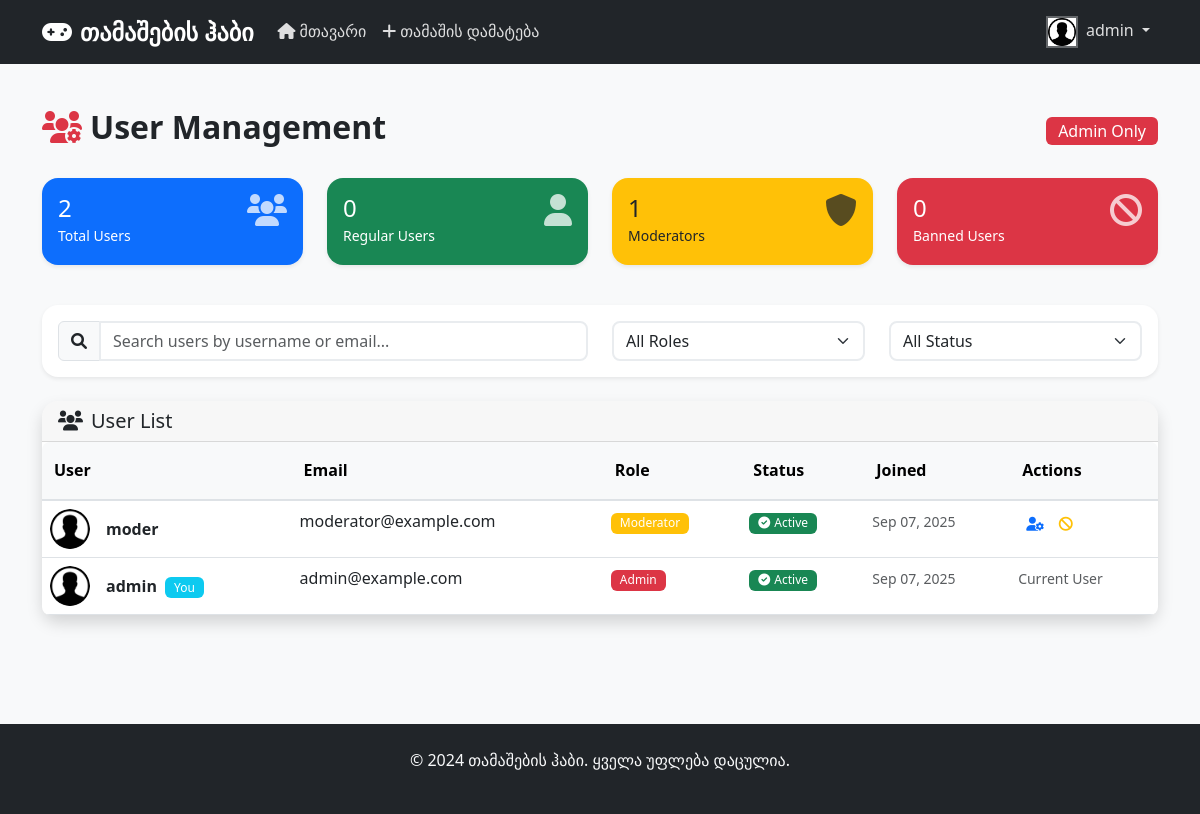
The app's page /manage_users (signed in) with its own data.
### models.py (models this page shows, shortened)
class User(UserMixin, db.Model):
    id = db.Column(db.Integer, primary_key=True)
    username = db.Column(db.String(80), unique=True, nullable=False)
    email = db.Column(db.String(120), unique=True, nullable=False)
    password_hash = db.Column(db.String(256), nullable=False)
    role = db.Column(db.String(20), default='user')  # user, moderator, admin
    profile_image = db.Column(db.String(120), default='default.jpg')
    created_at = db.Column(db.DateTime, default=datetime.utcnow)
    last_name_change = db.Column(db.DateTime)
    is_banned = db.Column(db.Boolean, default=False)
    ban_expires_at = db.Column(db.DateTime)
    comments = db.relationship('Comment', backref='user', lazy=True, cascade='all, delete-orphan')
    reactions = db.relationship('GameReaction', backref='user', lazy=True, cascade='all, delete-orphan')
    bans_issued = db.relationship('UserBan', foreign_keys='UserBan.banned_by_id', backref='banned_by', lazy=True)
    user_bans = db.relationship('UserBan', foreign_keys='UserBan.user_id', backref='banned_user', lazy=True)

### routes.py (the view)
@app.route('/manage_users')
@admin_required
def manage_users():
    page = request.args.get('page', 1, type=int)
    users = User.query.order_by(User.created_at.desc()).paginate(
        page=page, per_page=20, error_out=False)
    return render_template('manage_users.html', users=users)

### app.py (called while the page is built)
@login_manager.user_loader
def load_user(user_id):
    return User.query.get(int(user_id))

### routes.py (called while the page is built)
@app.context_processor
def utility_processor():
    return dict(format_datetime=format_datetime, can_manage_games=can_manage_games)

### utils.py (called while the page is built)
def admin_required(f):
    @wraps(f)
    def decorated_function(*args, **kwargs):
        if not current_user.is_authenticated or current_user.role != 'admin':
            abort(403)
        return f(*args, **kwargs)
    return decorated_function

### templates/manage_users.html (shortened to what this page needs)
{% extends "base.html" %}
{% block content %}
<div class="d-flex justify-content-between align-items-center mb-4">
    <h2 class="fw-bold">
        <i class="fas fa-users-cog me-2 text-danger"></i>User Management
    </h2>
    <div>
        <span class="badge bg-danger fs-6">Admin Only</span>
    </div>
</div>
<div class="row mb-4">
    <div class="col-lg-3 col-md-6 mb-3">
        <div class="card bg-primary text-white">
            <div class="card-body">
                <div class="d-flex justify-content-between">
                    <div>
                        <h4 class="mb-0">{{ users.total }}</h4>
                        <small>Total Users</small>
                    </div>
                    <i class="fas fa-users fa-2x opacity-75"></i>
                </div>
            </div>
        </div>
    </div>
    <div class="col-lg-3 col-md-6 mb-3">
        <div class="card bg-success text-white">
            <div class="card-body">
                <div class="d-flex justify-content-between">
                    <div>
                        <h4 class="mb-0">{{ users.items | selectattr('role', 'equalto', 'user') | list | length }}</h4>
                        <small>Regular Users</small>
                    </div>
                    <i class="fas fa-user fa-2x opacity-75"></i>
                </div>
            </div>
        </div>
    </div>
    <div class="col-lg-3 col-md-6 mb-3">
        <div class="card bg-warning text-dark">
            <div class="card-body">
                <div class="d-flex justify-content-between">
                    <div>
                        <h4 class="mb-0">{{ users.items | selectattr('role', 'equalto', 'moderator') | list | length }}</h4>
                        <small>Moderators</small>
                    </div>
                    <i class="fas fa-shield-alt fa-2x opacity-75"></i>
                </div>
            </div>
        </div>
    </div>
    <div class="col-lg-3 col-md-6 mb-3">
        <div class="card bg-danger text-white">
            <div class="card-body">
                <div class="d-flex justify-content-between">
                    <div>
                        <h4 class="mb-0">{{ users.items | selectattr('is_banned', 'equalto', true) | list | length }}</h4>
                        <small>Banned Users</small>
                    </div>
                    <i class="fas fa-ban fa-2x opacity-75"></i>
                </div>
            </div>
        </div>
    </div>
</div>
<div class="card mb-4">
    <div class="card-body">
        <div class="row align-items-center">
            <div class="col-md-6">
                <div class="input-group">
                    <span class="input-group-text">
                        <i class="fas fa-search"></i>
                    </span>
                    <input type="text" class="form-control" id="userSearch" placeholder="Search users by username or email...">
                </div>
            </div>
            <div class="col-md-3">
                <select class="form-select" id="roleFilter">
                    <option value="">All Roles</option>
                </select>
            </div>
            <div class="col-md-3">
                <select class="form-select" id="statusFilter">
                    <option value="">All Status</option>
                </select>
            </div>
        </div>
    </div>
</div>
<div class="card shadow">
    <div class="card-header">
        <h5 class="mb-0">
            <i class="fas fa-users me-2"></i>User List
        </h5>
    </div>
    <div class="card-body p-0">
        {% if users.items %}
        <div class="table-responsive">
            <table class="table table-hover mb-0" id="usersTable">
                <thead class="table-light">
                    <tr>
                        <th>User</th>
                        <th>Email</th>
                        <th>Role</th>
                        <th>Status</th>
                        <th>Joined</th>
                        <th>Actions</th>
                    </tr>
                </thead>
                <tbody>
                    {% for user in users.items %}
                    <tr data-username="{{ user.username.lower() }}" data-email="{{ user.email.lower() }}"
                        data-role="{{ user.role }}" data-status="{{ 'banned' if user.is_banned else 'active' }}">
                        <td>
                            <div class="d-flex align-items-center">
                                <img src="{{ url_for('static', filename='uploads/' + user.profile_image) }}"
                                     alt="{{ user.username }}" class="profile-img-small rounded-circle me-3">
                                <div>
                                    <strong>{{ user.username }}</strong>
                                    {% if user.id == current_user.id %}
                                        <span class="badge bg-info ms-1">You</span>
                                    {% endif %}
                                </div>
                            </div>
                        </td>
                        <td>{{ user.email }}</td>
                        <td>
                            <span class="badge bg-{{ 'danger' if user.role == 'admin' else 'warning' if user.role == 'moderator' else 'secondary' }}">
                                {{ user.role.title() }}
                            </span>
                        </td>
                        <td>
                            {% if user.is_banned %}
                                <span class="badge bg-danger">
                                    <i class="fas fa-ban me-1"></i>Banned
                                </span>
                                {% if user.ban_expires_at %}
                                <br><small class="text-muted">Until {{ user.ban_expires_at.strftime('%m/%d/%Y') }}</small>
                                {% else %}
                                <br><small class="text-muted">Permanent</small>
                                {% endif %}
                            {% else %}
                                <span class="badge bg-success">
                                    <i class="fas fa-check-circle me-1"></i>Active
                                </span>
                            {% endif %}
                        </td>
                        <td>
                            <small class="text-muted">{{ user.created_at.strftime('%b %d, %Y') }}</small>
                        </td>
                        <td>
                            {% if user.id != current_user.id %}
                            <div class="btn-group btn-group-sm" role="group">
                                <a href="{{ url_for('assign_role', user_id=user.id) }}"
                                   class="btn btn-outline-primary" title="Change Role">
                                    <i class="fas fa-user-cog"></i>
                                </a>
                                {% if user.is_banned %}
                                    <a href="{{ url_for('unban_user', user_id=user.id) }}"
                                       class="btn btn-outline-success" title="Unban User"
                                       onclick="return confirm('Are you sure you want to unban {{ user.username }}?')">
                                        <i class="fas fa-check"></i>
                                    </a>
                                {% else %}
                                    {% if user.role != 'admin' %}
                                    <a href="{{ url_for('ban_user', user_id=user.id) }}"
                                       class="btn btn-outline-warning" title="Ban User">
                                        <i class="fas fa-ban"></i>
                                    </a>
                                    {% endif %}
                                {% endif %}
                            </div>
                            {% else %}
                            <span class="text-muted small">Current User</span>
                            {% endif %}
                        </td>
                    </tr>
                    {% endfor %}
                </tbody>
            </table>
        </div>
        {% else %}
        <div class="text-center py-5">
            <i class="fas fa-users fa-4x text-muted mb-3"></i>
            <h5 class="text-muted">No users found</h5>
        </div>
        {% endif %}
    </div>
</div>
{% endblock %}

### templates/base.html (shortened to what this page needs)
<!DOCTYPE html>
<html lang="en">
<head>
    <link href="https://cdn.jsdelivr.net/npm/bootstrap@5.3.0/dist/css/bootstrap.min.css" rel="stylesheet">
    <link href="https://cdnjs.cloudflare.com/ajax/libs/font-awesome/6.0.0/css/all.min.css" rel="stylesheet">
    <link href="{{ url_for('static', filename='css/style.css') }}" rel="stylesheet">
</head>
<body>
    <nav class="navbar navbar-expand-lg navbar-dark bg-dark fixed-top">
        <div class="container">
            <a class="navbar-brand fw-bold" href="{{ url_for('index') }}">
                <i class="fas fa-gamepad me-2"></i>თამაშების ჰაბი
            </a>
            <div class="collapse navbar-collapse" id="navbarNav">
                <ul class="navbar-nav me-auto">
                    <li class="nav-item">
                        <a class="nav-link" href="{{ url_for('index') }}">
                            <i class="fas fa-home me-1"></i>მთავარი
                        </a>
                    </li>
                    {% if current_user.is_authenticated and current_user.role in ['moderator', 'admin'] %}
                    <li class="nav-item">
                        <a class="nav-link" href="{{ url_for('add_game') }}">
                            <i class="fas fa-plus me-1"></i>თამაშის დამატება
                        </a>
                    </li>
                    {% endif %}
                </ul>
                <ul class="navbar-nav">
                    {% if current_user.is_authenticated %}
                        <li class="nav-item dropdown">
                            <a class="nav-link dropdown-toggle" href="#" id="navbarDropdown" role="button" data-bs-toggle="dropdown">
                                <img src="{{ url_for('static', filename='uploads/' + current_user.profile_image) }}"
                                     alt="Profile" class="profile-img-nav me-1">
                                {{ current_user.username }}
                            </a>
                        </li>
                    {% endif %}
                </ul>
            </div>
        </div>
    </nav>
    <main class="main-content">
        <div class="container">
            {% block content %}{% endblock %}
        </div>
    </main>
    <footer class="bg-dark text-light py-4 mt-5">
        <div class="container text-center">
            <p>&copy; 2024 თამაშების ჰაბი. ყველა უფლება დაცულია.</p>
        </div>
    </footer>
</body>
</html>

### static/css/style.css (style rules this page uses)
:root { --primary-color: #007bff; --secondary-color: #6c757d; --success-color: #28a745; --danger-color: #dc3545; --warning-color: #ffc107; --info-color: #17a2b8; --dark-color: #343a40; --light-color: #f8f9fa; --gaming-gradient: linear-gradient(135deg, #667eea 0%, #764ba2 100%); --card-shadow: 0 0.125rem 0.25rem rgba(0, 0, 0, 0.075); --card-shadow-hover: 0 0.5rem 1rem rgba(0, 0, 0, 0.15); }
body { font-family: 'Segoe UI', Tahoma, Geneva, Verdana, sans-serif; background-color: #f8f9fa; line-height: 1.6; padding-top: 76px; }
.main-content { min-height: calc(100vh - 200px); padding: 2rem 0; }
.navbar-brand { font-size: 1.5rem; font-weight: 700; }
.navbar-dark .navbar-nav .nav-link { color: rgba(255, 255, 255, 0.85); transition: color 0.3s ease; }
.profile-img-nav { width: 32px; height: 32px; object-fit: cover; border: 2px solid rgba(255, 255, 255, 0.3); }
.profile-img-small { width: 40px; height: 40px; object-fit: cover; }
.card { border: none; border-radius: 1rem; box-shadow: var(--card-shadow); transition: transform 0.2s ease, box-shadow 0.2s ease; }
.card-header { border-radius: 1rem 1rem 0 0 !important; border-bottom: 1px solid rgba(0, 0, 0, 0.125); background-color: rgba(0, 0, 0, 0.03); }
.btn { border-radius: 0.5rem; font-weight: 500; transition: all 0.3s ease; border: none; }
.form-control, .form-select { border-radius: 0.5rem; border: 2px solid #e9ecef; transition: border-color 0.3s ease, box-shadow 0.3s ease; }
.badge { font-size: 0.75em; font-weight: 500; padding: 0.375em 0.75em; border-radius: 0.375rem; }
.table { border-radius: 0.5rem; overflow: hidden; }
.table thead th { background-color: var(--light-color); font-weight: 600; border-bottom: 2px solid #dee2e6; padding: 1rem 0.75rem; }
footer { margin-top: auto; background-color: var(--dark-color) !important; }

### records on screen
User: profile_image (placeholder picture), username "admin", shows "You", email "admin@example.com", role "Admin", is_banned False (drawn), created_at "Sep 07, 2025", shows "Current User"
User: profile_image (placeholder picture), username "moder", email "moderator@example.com", role "Moderator", is_banned False (drawn), created_at "Sep 07, 2025"

### other values on screen
{{ users.total }} "2"
{{ users.items | selectattr('role', 'equalto', 'user') | list | length }} "0"
{{ users.items | selectattr('is_banned', 'equalto', true) | list | length }} "0"
